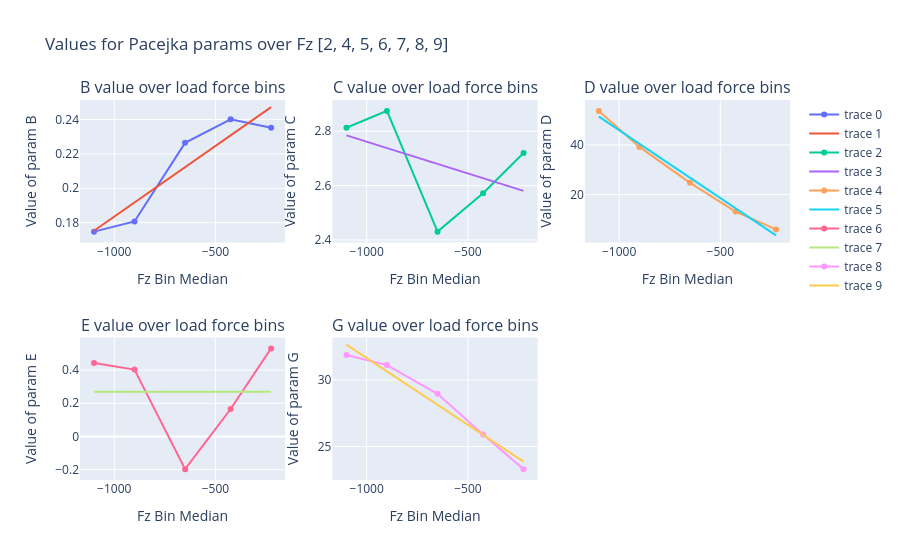

The notebook cell this image was saved under:
### Code cell
CAMBER_I = 2

fig = make_subplots(rows=2, cols=3, subplot_titles=[f"{PACEJKA_PARAMS_NAMES[i]} value over load force bins" for i in range(5)])

for i in range(5):
    fig.add_trace(go.Scatter(x=Fz_medians, y=params[CAMBER_I, :, i]), row = i // 3 + 1, col = i % 3 + 1)

    fig.update_xaxes(title_text=f"Fz Bin Median", row = i // 3 + 1, col = i % 3 + 1)
    fig.update_yaxes(title_text=f"Value of param {PACEJKA_PARAMS_NAMES[i]}", row = i // 3 + 1, col = i % 3 + 1)

    Fz_domain = np.linspace(Fz_medians[0], Fz_medians[-1], 50)
    fig.add_trace(go.Scatter(x=Fz_domain, y=linear_fn(Fz_domain, *hyper_params[CAMBER_I, i, :])), row = i // 3 + 1, col = i % 3 + 1)

fig.update_layout(title_text=f"Values for Pacejka params over Fz {SELECTED_RUNS}")

### Figure 1 — Plotly figure (JSON) as saved in the notebook; plotly's stock layout.template omitted (floating-point values rounded to 4 significant figures)
{"data": [{"type": "scatter", "x": [-1100, -900, -650, -425, -225], "xaxis": "x", "y": [0.1748, 0.1808, 0.2264, 0.2401, 0.2352], "yaxis": "y"}, {"type": "scatter", "x": [-1100.0, -1082.0, -1064.0, -1046.0, -1029.0, -1011.0, -992.9, -975.0, -957.1, -939.3, -921.4, -903.6, -885.7, -867.9, -850.0, -832.1, -814.3, -796.4, -778.6, -760.7, -742.9, -725.0, -707.1, -689.3, -671.4, -653.6, -635.7, -617.9, -600.0, -582.1, -564.3, -546.4, -528.6, -510.7, -492.9, -475.0, -457.1, -439.3, -421.4, -403.6, -385.7, -367.9, -350.0, -332.1, -314.3, -296.4, -278.6, -260.7, -242.9, -225.0], "xaxis": "x", "y": [0.1753, 0.1768, 0.1783, 0.1797, 0.1812, 0.1827, 0.1841, 0.1856, 0.1871, 0.1885, 0.19, 0.1915, 0.1929, 0.1944, 0.1959, 0.1973, 0.1988, 0.2003, 0.2017, 0.2032, 0.2046, 0.2061, 0.2076, 0.209, 0.2105, 0.212, 0.2134, 0.2149, 0.2164, 0.2178, 0.2193, 0.2208, 0.2222, 0.2237, 0.2252, 0.2266, 0.2281, 0.2296, 0.231, 0.2325, 0.234, 0.2354, 0.2369, 0.2384, 0.2398, 0.2413, 0.2428, 0.2442, 0.2457, 0.2471], "yaxis": "y"}, {"type": "scatter", "x": [-1100, -900, -650, -425, -225], "xaxis": "x2", "y": [2.813, 2.875, 2.431, 2.572, 2.72], "yaxis": "y2"}, {"type": "scatter", "x": [-1100.0, -1082.0, -1064.0, -1046.0, -1029.0, -1011.0, -992.9, -975.0, -957.1, -939.3, -921.4, -903.6, -885.7, -867.9, -850.0, -832.1, -814.3, -796.4, -778.6, -760.7, -742.9, -725.0, -707.1, -689.3, -671.4, -653.6, -635.7, -617.9, -600.0, -582.1, -564.3, -546.4, -528.6, -510.7, -492.9, -475.0, -457.1, -439.3, -421.4, -403.6, -385.7, -367.9, -350.0, -332.1, -314.3, -296.4, -278.6, -260.7, -242.9, -225.0], "xaxis": "x2", "y": [2.785, 2.781, 2.776, 2.772, 2.768, 2.764, 2.76, 2.756, 2.751, 2.747, 2.743, 2.739, 2.735, 2.731, 2.726, 2.722, 2.718, 2.714, 2.71, 2.705, 2.701, 2.697, 2.693, 2.689, 2.685, 2.68, 2.676, 2.672, 2.668, 2.664, 2.66, 2.655, 2.651, 2.647, 2.643, 2.639, 2.635, 2.63, 2.626, 2.622, 2.618, 2.614, 2.61, 2.605, 2.601, 2.597, 2.593, 2.589, 2.585, 2.58], "yaxis": "y2"}, {"type": "scatter", "x": [-1100, -900, -650, -425, -225], "xaxis": "x3", "y": [53.76, 39.23, 24.72, 13.14, 5.955], "yaxis": "y3"}, {"type": "scatter", "x": [-1100.0, -1082.0, -1064.0, -1046.0, -1029.0, -1011.0, -992.9, -975.0, -957.1, -939.3, -921.4, -903.6, -885.7, -867.9, -850.0, -832.1, -814.3, -796.4, -778.6, -760.7, -742.9, -725.0, -707.1, -689.3, -671.4, -653.6, -635.7, -617.9, -600.0, -582.1, -564.3, -546.4, -528.6, -510.7, -492.9, -475.0, -457.1, -439.3, -421.4, -403.6, -385.7, -367.9, -350.0, -332.1, -314.3, -296.4, -278.6, -260.7, -242.9, -225.0], "xaxis": "x3", "y": [51.46, 50.48, 49.5, 48.52, 47.54, 46.57, 45.59, 44.61, 43.63, 42.66, 41.68, 40.7, 39.72, 38.74, 37.77, 36.79, 35.81, 34.83, 33.86, 32.88, 31.9, 30.92, 29.94, 28.97, 27.99, 27.01, 26.03, 25.06, 24.08, 23.1, 22.12, 21.14, 20.17, 19.19, 18.21, 17.23, 16.26, 15.28, 14.3, 13.32, 12.34, 11.37, 10.39, 9.411, 8.434, 7.456, 6.478, 5.5, 4.522, 3.545], "yaxis": "y3"}, {"type": "scatter", "x": [-1100, -900, -650, -425, -225], "xaxis": "x4", "y": [0.443, 0.4034, -0.1972, 0.1653, 0.5311], "yaxis": "y4"}, {"type": "scatter", "x": [-1100.0, -1082.0, -1064.0, -1046.0, -1029.0, -1011.0, -992.9, -975.0, -957.1, -939.3, -921.4, -903.6, -885.7, -867.9, -850.0, -832.1, -814.3, -796.4, -778.6, -760.7, -742.9, -725.0, -707.1, -689.3, -671.4, -653.6, -635.7, -617.9, -600.0, -582.1, -564.3, -546.4, -528.6, -510.7, -492.9, -475.0, -457.1, -439.3, -421.4, -403.6, -385.7, -367.9, -350.0, -332.1, -314.3, -296.4, -278.6, -260.7, -242.9, -225.0], "xaxis": "x4", "y": [0.2691, 0.2691, 0.2691, 0.2691, 0.2691, 0.2691, 0.2691, 0.2691, 0.2691, 0.2691, 0.2691, 0.2691, 0.2691, 0.2691, 0.2691, 0.2691, 0.2691, 0.2691, 0.2691, 0.2691, 0.2691, 0.2691, 0.2691, 0.2691, 0.2691, 0.2691, 0.2691, 0.2691, 0.2691, 0.2691, 0.2691, 0.2691, 0.2691, 0.2691, 0.2691, 0.2691, 0.2691, 0.2691, 0.2691, 0.2691, 0.2691, 0.2691, 0.2691, 0.2691, 0.2691, 0.2691, 0.2691, 0.2691, 0.2691, 0.2691], "yaxis": "y4"}, {"type": "scatter", "x": [-1100, -900, -650, -425, -225], "xaxis": "x5", "y": [31.89, 31.13, 28.96, 25.9, 23.3], "yaxis": "y5"}, {"type": "scatter", "x": [-1100.0, -1082.0, -1064.0, -1046.0, -1029.0, -1011.0, -992.9, -975.0, -957.1, -939.3, -921.4, -903.6, -885.7, -867.9, -850.0, -832.1, -814.3, -796.4, -778.6, -760.7, -742.9, -725.0, -707.1, -689.3, -671.4, -653.6, -635.7, -617.9, -600.0, -582.1, -564.3, -546.4, -528.6, -510.7, -492.9, -475.0, -457.1, -439.3, -421.4, -403.6, -385.7, -367.9, -350.0, -332.1, -314.3, -296.4, -278.6, -260.7, -242.9, -225.0], "xaxis": "x5", "y": [32.67, 32.49, 32.31, 32.13, 31.95, 31.77, 31.59, 31.41, 31.23, 31.05, 30.87, 30.69, 30.51, 30.33, 30.15, 29.97, 29.79, 29.61, 29.43, 29.25, 29.07, 28.89, 28.71, 28.53, 28.35, 28.17, 27.99, 27.81, 27.63, 27.45, 27.27, 27.09, 26.91, 26.73, 26.55, 26.37, 26.19, 26.01, 25.84, 25.66, 25.48, 25.3, 25.12, 24.94, 24.76, 24.58, 24.4, 24.22, 24.04, 23.86], "yaxis": "y5"}], "layout": {"annotations": [{"font": {"size": 16}, "showarrow": false, "text": "B value over load force bins", "x": 0.1444, "xanchor": "center", "xref": "paper", "y": 1, "yanchor": "bottom", "yref": "paper"}, {"font": {"size": 16}, "showarrow": false, "text": "C value over load force bins", "x": 0.5, "xanchor": "center", "xref": "paper", "y": 1, "yanchor": "bottom", "yref": "paper"}, {"font": {"size": 16}, "showarrow": false, "text": "D value over load force bins", "x": 0.8556, "xanchor": "center", "xref": "paper", "y": 1, "yanchor": "bottom", "yref": "paper"}, {"font": {"size": 16}, "showarrow": false, "text": "E value over load force bins", "x": 0.1444, "xanchor": "center", "xref": "paper", "y": 0.375, "yanchor": "bottom", "yref": "paper"}, {"font": {"size": 16}, "showarrow": false, "text": "G value over load force bins", "x": 0.5, "xanchor": "center", "xref": "paper", "y": 0.375, "yanchor": "bottom", "yref": "paper"}], "title": {"text": "Values for Pacejka params over Fz [2, 4, 5, 6, 7, 8, 9]"}, "xaxis": {"anchor": "y", "domain": [0, 0.2889], "title": {"text": "Fz Bin Median"}}, "xaxis2": {"anchor": "y2", "domain": [0.3556, 0.6444], "title": {"text": "Fz Bin Median"}}, "xaxis3": {"anchor": "y3", "domain": [0.7111, 1], "title": {"text": "Fz Bin Median"}}, "xaxis4": {"anchor": "y4", "domain": [0, 0.2889], "title": {"text": "Fz Bin Median"}}, "xaxis5": {"anchor": "y5", "domain": [0.3556, 0.6444], "title": {"text": "Fz Bin Median"}}, "xaxis6": {"anchor": "y6", "domain": [0.7111, 1]}, "yaxis": {"anchor": "x", "domain": [0.625, 1], "title": {"text": "Value of param B"}}, "yaxis2": {"anchor": "x2", "domain": [0.625, 1], "title": {"text": "Value of param C"}}, "yaxis3": {"anchor": "x3", "domain": [0.625, 1], "title": {"text": "Value of param D"}}, "yaxis4": {"anchor": "x4", "domain": [0, 0.375], "title": {"text": "Value of param E"}}, "yaxis5": {"anchor": "x5", "domain": [0, 0.375], "title": {"text": "Value of param G"}}, "yaxis6": {"anchor": "x6", "domain": [0, 0.375]}}}
